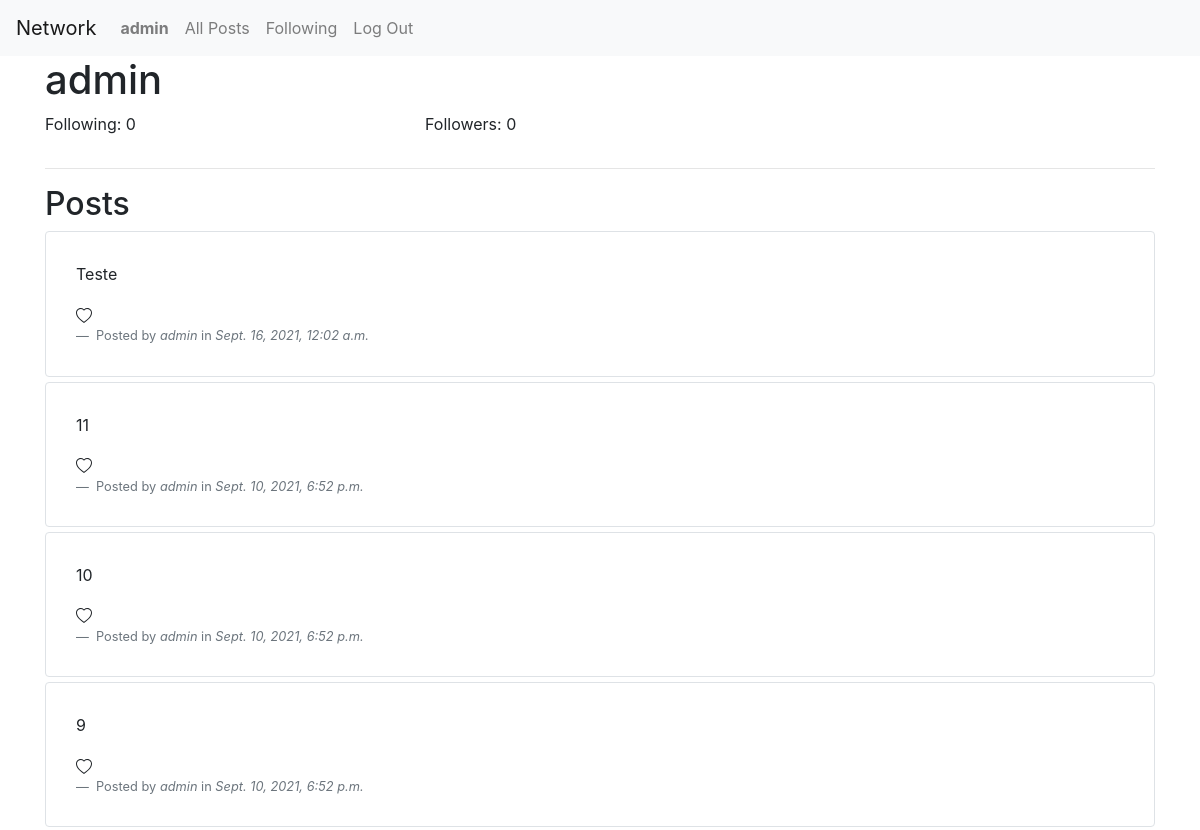
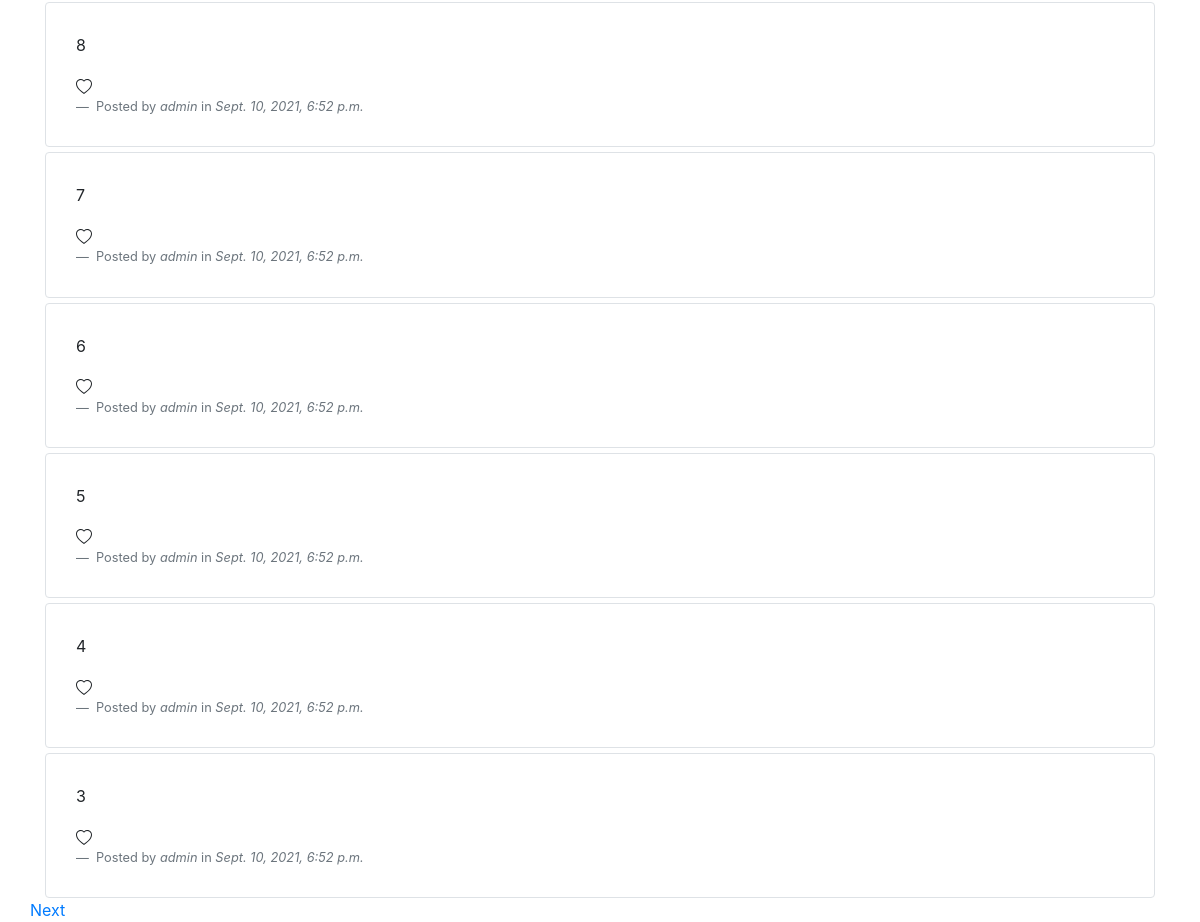
Screenshot of /u/admin (signed in) with the database file from the repository (2 pictures, top to bottom).
### network/models.py (models this page shows)
class User(AbstractUser):
    pass

class Post(models.Model):
    author = models.ForeignKey("User", on_delete=models.CASCADE, related_name="author")
    content = models.TextField()
    dateTime = models.DateTimeField()

### network/views.py (the view)
# urls.py: path("u/<str:username>",views.profile, name="profile"),
@login_required
def profile(request, username):
    if request.method == "GET":
        currentUser = functions.ProfileData().get(request.user.username)
        postsPaginator = Paginator(functions.ProfileData().get(username).posts, 10)
        page_num = request.GET.get("page")
        page = postsPaginator.get_page(page_num)
        return render(
            request,
            "network/profile.html",
            {
                "profile": functions.ProfileData().get(username),
                "isFollowing": currentUser.checkIfIsFollowing(username),
                "page": page,
            },
        )
    elif (
        request.method == "POST"
    ):  # Create a form in the view that the submit button follows.
        functions.followOrUnfollowFollowedFollowing(username, request.user.username)
        return HttpResponseRedirect(reverse("profile", args=[username]))

### network/functions.py (called while the page is built)
    def checkIfIsFollowing(self, username):
        selfDataQuery = User.objects.get(username=self.username)
        userToCheckDataQuery = User.objects.get(username=username)
        followRelationQuery = FollowRelations.objects.filter(
            following=selfDataQuery
        ).filter(followed=userToCheckDataQuery)
        if followRelationQuery.count() > 0:
            return True
        return False

    def get(self, username):
        userModelData = User.objects.get(username=username)
        postModelData = Post.objects.filter(author=userModelData).order_by("-dateTime")
        self.username = username
        self.following = FollowRelations.objects.filter(
            following=userModelData
        ).count()
        self.followers = FollowRelations.objects.filter(
            followed=userModelData
        ).count()
        for post in postModelData:
            self.posts.append(post)
        return self

### network/templates/network/profile.html (shortened to what this page needs)
{% extends "network/layout.html" %}
{% block body %}
    <h1>{{ profile.username }}</h1>
    <div class="row">
        <div class="col">
            <p>Following: {{ profile.following }}</p>
        </div>
        <div class="col">
            <p>Followers: {{ profile.followers }}</p>
        </div>
        <div class="col">
        </div>
    </div>
    <hr>
    <h2>Posts</h2>
    <div class="posts">
        {% for post in page %}
        <div class="PostsDiv border rounded">
            <p>{{ post.content }}</p>
            <span> {{ post.likes }}</span>
            <footer class="blockquote-footer">
                Posted by <cite title="Source Title">{{ post.author }} </cite>in<cite tittle="Source Title"> {{ post.dateTime}}</cite>
            </footer>
        </div>
        {% endfor %}
        <div class="row center">
            {% if page.has_next %}
                <a href="{% url 'profile' profile.username %}?page={{ page.next_page_number }}">Next</a>
            {% endif %}
        </div>
    </div>
{% endblock %}

### network/templates/network/layout.html (shortened to what this page needs)
{% load static %}
<!DOCTYPE html>
<html lang="en">
    <head>
        <link rel="stylesheet" href="https://stackpath.bootstrapcdn.com/bootstrap/4.4.1/css/bootstrap.min.css">
        <link href="{% static 'network/styles.css' %}" rel="stylesheet">
    </head>
    <body>
        <nav class="navbar navbar-expand-lg navbar-light bg-light">
            <a class="navbar-brand" href="{% url 'index' %}">Network</a>
            <div>
              <ul class="navbar-nav mr-auto">
                {% if user.is_authenticated %}
                    <li class="nav-item">
                        <a class="nav-link" href="{% url 'profile' user.username %}"><strong>{{ user.username }}</strong></a>
                    </li>
                {% endif %}
                <li class="nav-item">
                  <a class="nav-link" href="{% url 'index' %}">All Posts</a>
                </li>
                {% if user.is_authenticated %}
                    <li class="nav-item">
                        <a class="nav-link" href="{% url 'following' %}">Following</a>
                    </li>
                    <li class="nav-item">
                        <a class="nav-link" href="{% url 'logout' %}">Log Out</a>
                    </li>
                {% endif %}
              </ul>
            </div>
          </nav>
        <div class="body container">
            {% block body %}
            {% endblock %}
        </div>
    </body>
</html>

### network/static/network/styles.css (style rules this page uses)
.PostsDiv { padding: 30px; margin-top: 5px; }

### rows the page displays
User: username "admin"
Post: content "Teste", author "admin", dateTime "Sept. 16, 2021, 12:02 a.m."
Post: content "11", author "admin", dateTime "Sept. 10, 2021, 6:52 p.m."
Post: content "10", author "admin", dateTime "Sept. 10, 2021, 6:52 p.m."
Post: content "9", author "admin", dateTime "Sept. 10, 2021, 6:52 p.m."
Post: content "8", author "admin", dateTime "Sept. 10, 2021, 6:52 p.m."
Post: content "7", author "admin", dateTime "Sept. 10, 2021, 6:52 p.m."
Post: content "6", author "admin", dateTime "Sept. 10, 2021, 6:52 p.m."
Post: content "5", author "admin", dateTime "Sept. 10, 2021, 6:52 p.m."
Post: content "4", author "admin", dateTime "Sept. 10, 2021, 6:52 p.m."
Post: content "3", author "admin", dateTime "Sept. 10, 2021, 6:52 p.m."

### other values shown
{{ profile.following }} "0"
{{ profile.followers }} "0"
